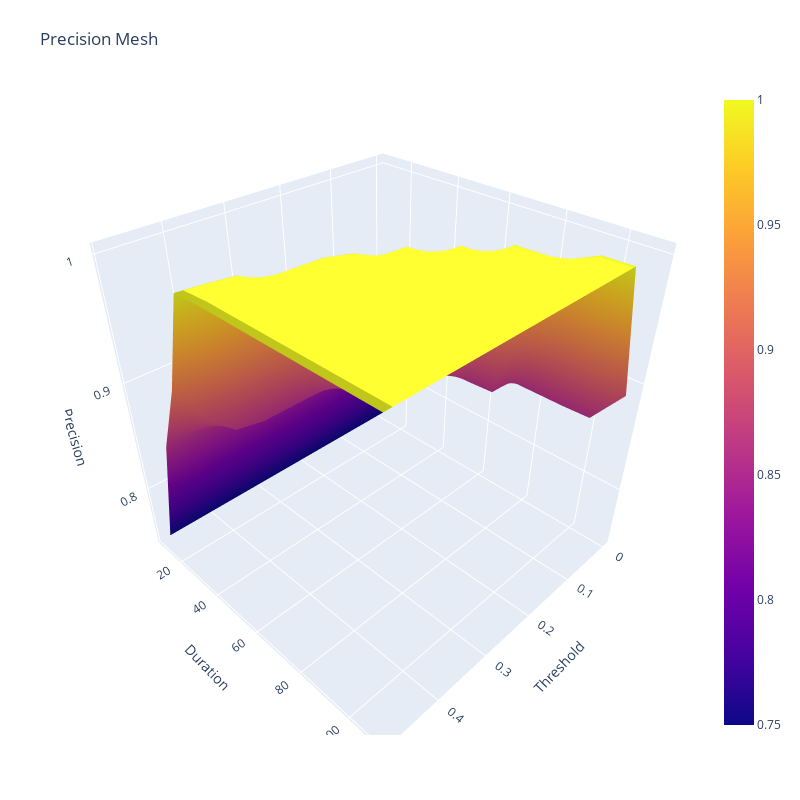

Notebook source saved alongside this figure:
### Code cell
# use plotly to plot the Precision mesh
# x axis: trigger threshold, y axis: trigger width, z axis: Precision
fig = go.Figure(data=[go.Surface(z=metrics[:, :, 5], x=trigger_threshold_range, y=trigger_width_range*1000/sampling_rate)])

fig.update_layout(title='Precision Mesh', autosize=False,
                    width=800, height=800,
                    margin=dict(l=65, r=50, b=65, t=90),
                    scene=dict(xaxis_title='Threshold', yaxis_title='Duration', zaxis_title='Precision'))

fig.show()

### Figure 1 — Plotly figure (JSON) as saved in the notebook; plotly's stock layout.template omitted (floating-point values rounded to 4 significant figures; data arrays with more than 128 entries replaced by an {"elided": "..."} marker saying what was removed)
{"data": [{"type": "surface", "x": [0, 0.05, 0.1, 0.15, 0.2, 0.25, 0.3, 0.35, 0.4, 0.45, 0.5], "y": [10, 20, 30, 40, 50, 60, 70, 80, 90, 100, 110, 120, 130, 140, 150, 160, 170, 180, 190, 200, 210, 220, 230, 240, 250, 260, 270, 280, 290, 300, 310, 320, 330, 340, 350, 360, 370, 380, 390, 400, 410, 420, 430, 440, 450, 460, 470, 480, 490, 500], "z": {"elided": "11x50 float values"}}], "layout": {"autosize": false, "height": 800, "margin": {"b": 65, "l": 65, "r": 50, "t": 90}, "scene": {"xaxis": {"title": {"text": "Threshold"}}, "yaxis": {"title": {"text": "Duration"}}, "zaxis": {"title": {"text": "Precision"}}}, "title": {"text": "Precision Mesh"}, "width": 800}}
